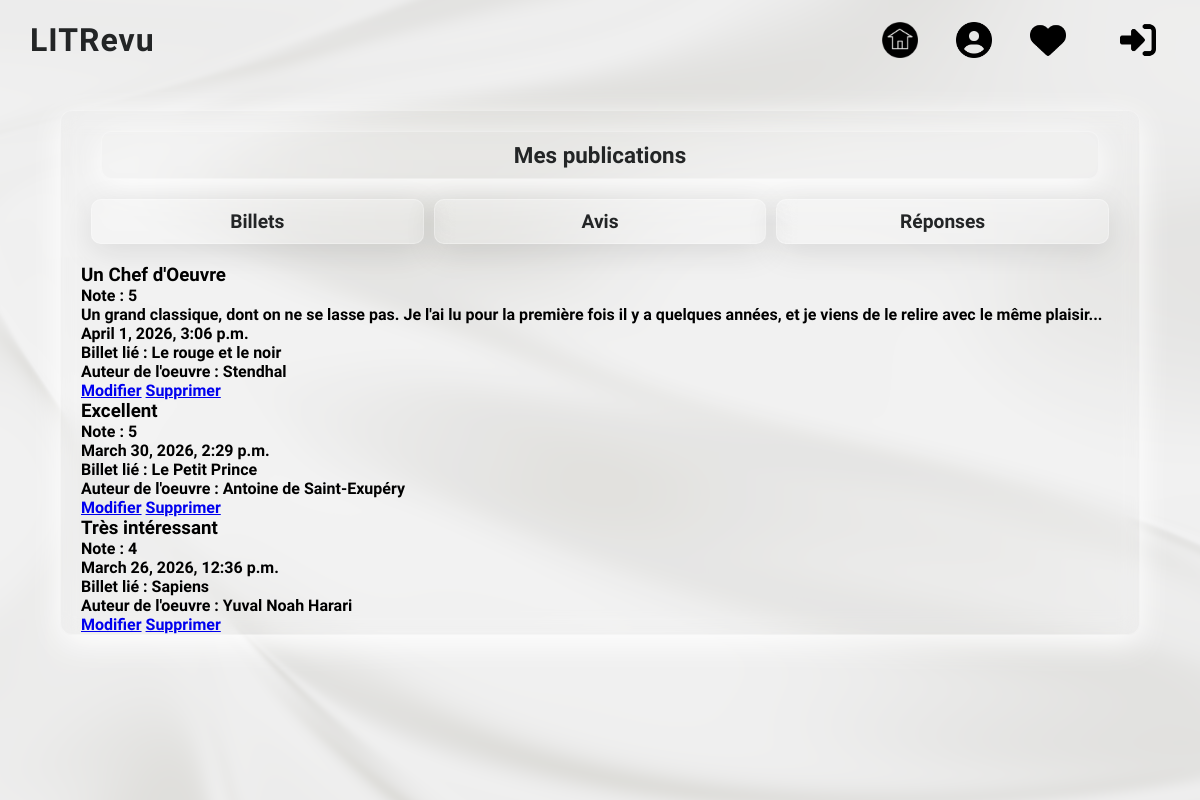
/my_post_review/ (signed in), run on the app's committed database.
### core/models.py (models this page shows)
class Review(models.Model):
    ticket = models.ForeignKey(
        to=Ticket,
        on_delete=models.CASCADE,
        related_name='reviews'
    )
    rating = models.PositiveSmallIntegerField(
        validators=[MinValueValidator(0), MaxValueValidator(5)]
    )
    headline = models.CharField(max_length=128)
    body = models.CharField(max_length=8192, blank=True)
    user = models.ForeignKey(
        to=settings.AUTH_USER_MODEL,
        on_delete=models.CASCADE,
        related_name='reviews'
    )
    time_created = models.DateTimeField(auto_now_add=True)

class Ticket(models.Model):
    title = models.CharField(max_length=128)
    author = models.CharField(max_length=128)
    description = models.TextField(max_length=2048, blank=True)
    user = models.ForeignKey(
        to=settings.AUTH_USER_MODEL,
        on_delete=models.CASCADE,
        related_name='tickets'
    )
    image = models.ImageField(null=True, blank=True)
    time_created = models.DateTimeField(auto_now_add=True)

### core/views.py (the view)
# urls.py: path('my_post_review/', views.my_post_review_view, name='my_post_review'),
@login_required
def my_post_review_view(request):
    reviews = Review.objects.filter(
        user=request.user
    ).order_by('-time_created')
    return render(request, 'my_post_review.html', {'reviews': reviews})

### templates/my_post_review.html
{% extends 'base.html' %}
{% block content %}
    <h2 class="my-post-title">Mes publications</h2>
    <nav class="my-post-nav">
        <a href="{% url 'my_post_ticket' %}" class="post-nav">Billets</a>
        <a href="{% url 'my_post_review' %}" class="post-nav">Avis</a>
        <a href="{% url 'my_post_answer' %}" class="post-nav">Réponses</a>
    </nav>
    {% for review in reviews %}
        <div>
            <h3>{{ review.headline }}</h3>
            <p>Note : {{ review.rating }}</p>
            <p>{{ review.body }}</p>
            <p>{{ review.time_created }}</p>
            <p>Billet lié : {{ review.ticket.title }}</p>
            <p>Auteur de l'oeuvre : {{ review.ticket.author }}</p>
            <a href="{% url 'review_edit' review.pk %}">Modifier</a>
            <a href="{% url 'review_delete' review.pk %}">Supprimer</a>
        </div>
    {% empty %}
        <p>Aucune critique pour le moment !</p>
    {% endfor %}
{% endblock content %}

### templates/base.html (shortened to what this page needs)
{% load static %}
<!DOCTYPE html>
<html lang="fr">
<head>
    <link rel="stylesheet" href="{% static 'css/style.css' %}">
</head>
<body>
    <canvas id="shader-bg"></canvas>
    <nav class="navbar">
        <a href="{% url 'home' %}" class="navbar-brand">LITRevu</a>
        <div class="navbar-links">
            <a href="{% url 'home' %}" class="nav-link">
                <img src="{% static 'images/Home2.png' %}" alt="Home" class="nav-icon">
            </a>
            <a href="{% url 'my_post_ticket' %}" class="nav-link">
                <img src="{% static 'images/My_post.png' %}" alt="Mes posts" class="nav-icon">
            </a>
            <a href="{% url 'follow' %}" class="nav-link">
                <img src="{% static 'images/Follow.png' %}" alt="Abonnements" class="nav-icon">
            </a>
            <a href="{% url 'logout' %}" class="nav-link nav-logout">
                <img src="{% static 'images/logout.png' %}" alt="Déconnexion" class="nav-icon">
            </a>
        </div>
    </nav>
    <main class="main-content">
        {% block content %}
        {% endblock content %}
    </main>
</body>
</html>

### static/css/style.css (style rules this page uses)
* { margin: 0; padding: 0; box-sizing: border-box; }
#shader-bg { position: fixed; top: 0; left: 0; width: 100%; height: 100%; z-index: -1; pointer-events: none; }
body { font-family: 'Raleway', sans-serif; background: linear-gradient(270deg, #EAEAEA, #DBDBDB, #F2F2F2, #ADA996, #EAEAEA); background-size: 300% 300%; animation : gradientbg 5s linear infinite; }
.navbar { position: relative; z-index:2; display: flex; align-items: center; background-color: #0f101100; padding: 0 30px; height: 80px; }
.navbar-brand { font-family: 'Raleway', sans-serif; font-weight: 700; font-size:xx-large; letter-spacing: 4px; color: #232526; text-decoration:none; margin-right: auto; letter-spacing: 1px; }
.navbar-links { display: flex; align-items: center; gap: 10px; }
.nav-link { display: flex; align-items: center; gap: 10px; color: #232526; text-decoration:none; padding: 8px 14px; border-radius: 6px; font-family: 'Raleway', sans-serif; font-weight: 700; transition: background-color 0.2s, color 0.2s; }
.nav-icon { width: 36px; height: 36px; object-fit: contain; }
.nav-logout { color: #e74c3c; margin-left: 10px; padding-left: 20px; }
.main-content { position: relative; z-index:1; width: 90%; margin: 30px auto; padding: 0 20px; background-color: rgba(255, 255, 255, 0.1); backdrop-filter: blur(10px); border: 1px solid rgba(255, 255, 255, 0.3); box-shadow: 0 8px 32px rgb(255, 255, 255); border-radius: 12px; font-family: 'Raleway', sans-serif; font-weight: 700; font-size:medium; }
.my-post-nav, .my-home-nav { display: flex; justify-content:space-evenly; margin: 10px; margin-bottom: 20px; gap:10px; }
.post-nav, .home_nav { width: 100%; background-color: rgba(255, 255, 255, 0.1); backdrop-filter: blur(10px); border: 1px solid rgba(255, 255, 255, 0.3); box-shadow: 0 8px 32px rgba(0, 0, 0, 0.1); border-radius: 10px; padding: 10px; text-decoration: none; font-family: 'Raleway', sans-serif; font-size: 1.2rem; color: #232526; text-align: center; }
.my-post-title { font-family: 'Raleway', sans-serif; font-size: 1.4rem; color: #232526; margin: 20px; border-radius: 10px; padding: 10px; text-align: center; background-color: rgba(255, 255, 255, 0.1); backdrop-filter: blur(10px); border: 1px solid rgba(255, 255, 255, 0.3); box-shadow: 0 8px 32px rgb(255, 255, 255); }

### data on the page
Review: headline "Un Chef d'Oeuvre", rating "5", body "Un grand classique, dont on ne se lasse pas. Je l'ai lu pour la première fois il y a quelques années, et je viens de le relire avec le même plaisir...", time_created "April 1, 2026, 3:06 p.m.", ticket "Le rouge et le noir", ticket.author "Stendhal"
Review: headline "Excellent", rating "5", time_created "March 30, 2026, 2:29 p.m.", ticket "Le Petit Prince", ticket.author "Antoine de Saint-Exupéry"
Review: headline "Très intéressant", rating "4", time_created "March 26, 2026, 12:36 p.m.", ticket "Sapiens", ticket.author "Yuval Noah Harari"
